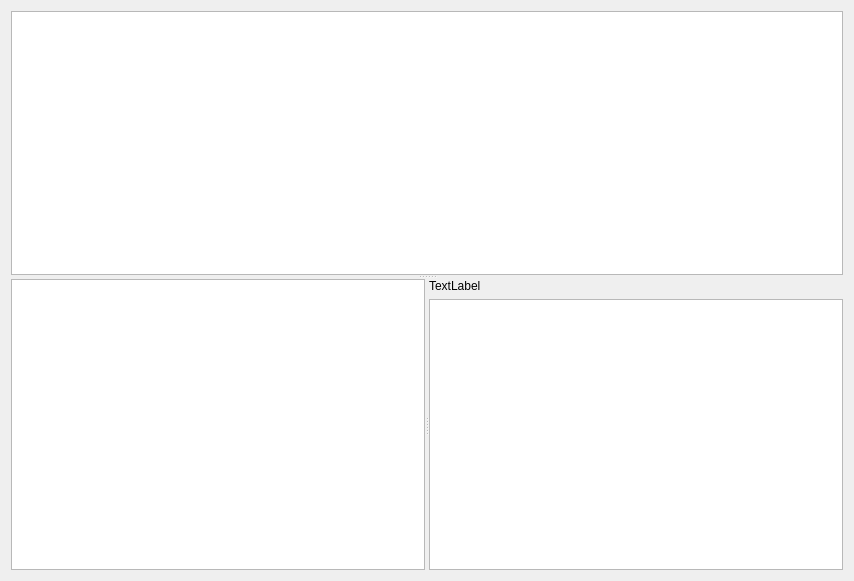
<?xml version="1.0" encoding="UTF-8"?>
<ui version="4.0">
    <class>Form</class>
    <widget class="QWidget" name="Form">
        <property name="geometry">
            <rect>
                <x>0</x>
                <y>0</y>
                <width>854</width>
                <height>581</height>
            </rect>
        </property>
        <property name="windowTitle">
            <string>Form</string>
        </property>
        <layout class="QVBoxLayout" name="verticalLayout_2">
            <item>
                <widget class="QSplitter" name="splitter_2">
                    <property name="orientation">
                        <enum>Qt::Vertical</enum>
                    </property>
                    <widget class="ProjectView" name="project_table">
                        <property name="contextMenuPolicy">
                            <enum>Qt::ActionsContextMenu</enum>
                        </property>
                        <property name="editTriggers">
                            <set>
                                QAbstractItemView::AnyKeyPressed|QAbstractItemView::DoubleClicked|QAbstractItemView::EditKeyPressed|QAbstractItemView::SelectedClicked
                            </set>
                        </property>
                    </widget>
                    <widget class="QSplitter" name="splitter">
                        <property name="orientation">
                            <enum>Qt::Horizontal</enum>
                        </property>
                        <widget class="ObjectTreeView" name="object_tree"/>
                        <widget class="QWidget" name="verticalLayoutWidget">
                            <layout class="QVBoxLayout" name="verticalLayout">
                                <item>
                                    <widget class="QLabel" name="label">
                                        <property name="text">
                                            <string>TextLabel</string>
                                        </property>
                                    </widget>
                                </item>
                                <item>
                                    <widget class="PsetTreeView" name="pset_tree"/>
                                </item>
                            </layout>
                        </widget>
                    </widget>
                </widget>
            </item>
        </layout>
    </widget>
    <customwidgets>
        <customwidget>
            <class>ObjectTreeView</class>
            <extends>QTreeView</extends>
            <header>som_gui.module.filter_window.ui</header>
        </customwidget>
        <customwidget>
            <class>PsetTreeView</class>
            <extends>QTreeView</extends>
            <header>som_gui.module.filter_window.ui</header>
        </customwidget>
        <customwidget>
            <class>ProjectView</class>
            <extends>QTableView</extends>
            <header>som_gui.module.filter_window.ui</header>
        </customwidget>
    </customwidgets>
    <resources/>
    <connections/>
</ui>
